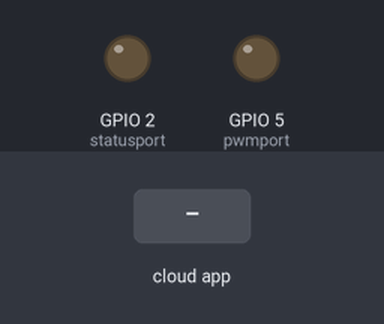
This sketch was run on a simulated ESP8266 (NodeMCU). On the bench: output pins drawn as LEDs (lit = HIGH). The inputs (shaded band) are chosen by the test bench. WiFi joins after 1.5 s; servers stay silent unless stated; what the sketch prints to the serial monitor is not drawn.

Above: at 2.7 s.
2.8 s: the phone or cloud app sets kitchen.light to 0
At 3.8 s:
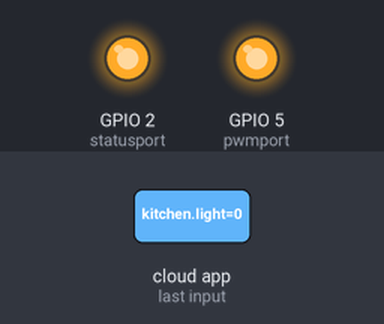
4.3 s: the phone or cloud app sets kitchen.light to 64
At 5.0 s:
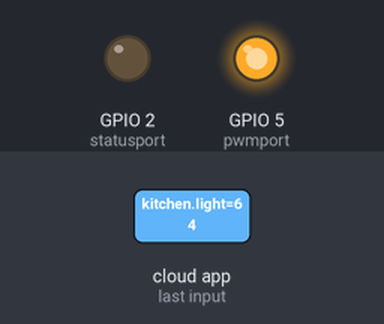
5.8 s: the phone or cloud app sets kitchen.light to 0
At 6.1 s:
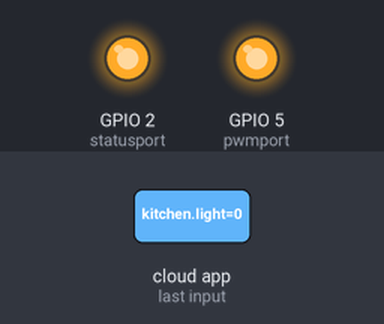
7.3 s: the phone or cloud app sets kitchen.light to 128
At 8.4 s:
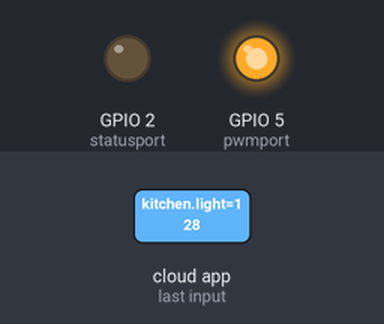
Timing chart, 0 to 9.8 s (numbered marks = the images above; inputs shaded):
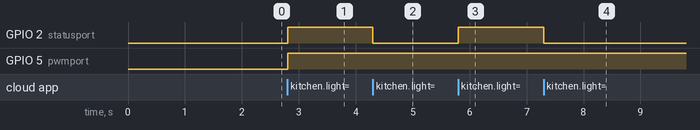

The sketch:

kjokkenlys_OTA.ino
```cpp
/*
 * This is a basic example on how to use Espalexa and its device declaration methods.
 */

#include <ESP8266WiFi.h>
#include <ESP8266mDNS.h>
#include <WiFiUdp.h>
#include <ArduinoOTA.h>

 /*
#ifdef ARDUINO_ARCH_ESP32
#include <WiFi.h>
#else
#include <ESP8266WiFi.h>
#endif
*/

#include <Espalexa.h>
#define pwmport 5
#define statusport 2
// prototypes
boolean connectWifi();

//callback functions
//void firstLightChanged(uint8_t brightness);
//void secondLightChanged(uint8_t brightness);
//void thirdLightChanged(uint8_t brightness);

// Change this!!
const char* ssid = "dlink";
const char* password = "12345abc";

boolean wifiConnected = false;

Espalexa espalexa;

//EspalexaDevice* device3; //this is optional

void setup()
{
/*
  Serial.begin(115200);
  Serial.println("Booting");
  WiFi.mode(WIFI_STA);
  WiFi.begin(ssid, password);
  while (WiFi.waitForConnectResult() != WL_CONNECTED) {
    Serial.println("Connection Failed! Rebooting...");
    delay(5000);
    ESP.restart();
  }
*/
  // Port defaults to 8266
  // ArduinoOTA.setPort(8266);

  // Hostname defaults to esp8266-[ChipID]
  // ArduinoOTA.setHostname("myesp8266");

  // No authentication by default
  // ArduinoOTA.setPassword((const char *)"123");


    pinMode(pwmport,OUTPUT);
  pinMode(statusport,OUTPUT);

  Serial.begin(115200);
    pinMode(LED_BUILTIN, OUTPUT);
  // Initialise wifi connection
  wifiConnected = connectWifi();

  if(wifiConnected){

    // Define your devices here.
    espalexa.addDevice("kitchen light", firstLightChanged); //simplest definition, default state off
//    espalexa.addDevice("Light 2", secondLightChanged, 255); //third parameter is beginning state (here fully on)

//    device3 = new EspalexaDevice("Light 3", thirdLightChanged); //you can also create the Device objects yourself like here
 //  espalexa.addDevice(device3); //and then add them
  //  device3->setValue(128); //this allows you to e.g. update their state value at any time!

    espalexa.begin();

  } else
  {
    while (1) {
      Serial.println("Cannot connect to WiFi. Please check data and reset the ESP.");
      delay(2500);
    }
  }
    ArduinoOTA.onStart([]() {
    Serial.println("Start");
  });
  ArduinoOTA.onEnd([]() {
    Serial.println("\nEnd");
  });
  ArduinoOTA.onProgress([](unsigned int progress, unsigned int total) {
    Serial.printf("Progress: %u%%\r", (progress / (total / 100)));
  });
  ArduinoOTA.onError([](ota_error_t error) {
    Serial.printf("Error[%u]: ", error);
    if (error == OTA_AUTH_ERROR) Serial.println("Auth Failed");
    else if (error == OTA_BEGIN_ERROR) Serial.println("Begin Failed");
    else if (error == OTA_CONNECT_ERROR) Serial.println("Connect Failed");
    else if (error == OTA_RECEIVE_ERROR) Serial.println("Receive Failed");
    else if (error == OTA_END_ERROR) Serial.println("End Failed");
  });
  ArduinoOTA.begin();
  Serial.println("Ready");
  Serial.print("IP address: ");
  Serial.println(WiFi.localIP());


}

void loop()
{
    ArduinoOTA.handle();
   espalexa.loop();
   delay(1);
}

//our callback functions
void firstLightChanged(uint8_t brightness) {
    Serial.print("Device 1 changed to ");

    //do what you need to do here


    //EXAMPLE
    if (brightness) {
      Serial.print("ON, brightness ");
      Serial.println(brightness);
 //    analogWrite(pwmport,1024-map(brightness,0,255,0,1024));
      analogWrite(statusport,1024-map(brightness,0,255,0,1024));
        digitalWrite(LED_BUILTIN, LOW);
    }
    else  {
      Serial.println("OFF");
      Serial.println(brightness);
      analogWrite(pwmport,1024-map(brightness,0,255,0,1024));
   //   analogWrite(statusport,1024-map(brightness,0,255,0,1024));
        digitalWrite(LED_BUILTIN, HIGH);
    }
}

void secondLightChanged(uint8_t brightness) {
  //do what you need to do here
}

void thirdLightChanged(uint8_t brightness) {
  //do what you need to do here
}

// connect to wifi – returns true if successful or false if not
boolean connectWifi(){
  boolean state = true;
  int i = 0;

  WiFi.mode(WIFI_STA);
  WiFi.begin(ssid, password);
  Serial.println("");
  Serial.println("Connecting to WiFi");

  // Wait for connection
  Serial.print("Connecting...");
  while (WiFi.status() != WL_CONNECTED) {
    delay(500);
    Serial.print(".");
    if (i > 20){
      state = false; break;
    }
    i++;
  }
  Serial.println("");
  if (state){
    Serial.print("Connected to ");
    Serial.println(ssid);
    Serial.print("IP address: ");
    Serial.println(WiFi.localIP());
  }
  else {
    Serial.println("Connection failed.");
  }
  return state;
}
```

Measured:
- after the input at 2.8 s, GPIO 2 (statusport), GPIO 5 (pwmport): LOW → HIGH at once
- after the input at 4.3 s, GPIO 2 (statusport): HIGH → LOW at once
- after the input at 5.8 s, GPIO 2 (statusport): LOW → HIGH at once
- after the input at 7.3 s, GPIO 2 (statusport): HIGH → LOW at once
